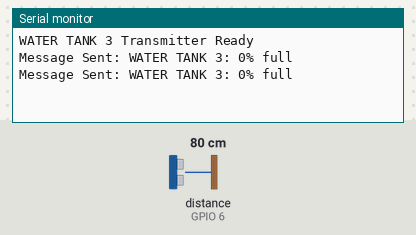
The sketch below on a simulated ESP32-S3. Shown: the last lines printed to the serial monitor. Wiring (inferred from the names in the program): ultrasonic range finder: trigger GPIO 5; echo GPIO 6. Inputs (shaded band) come from the test bench; at power-on: distance to the obstacle (sensor on GPIO 6) 80 cm. The echo pulse lasts 58.3 µs per cm.

Above: at 14.8 s.
14.9 s: distance to the obstacle (sensor on GPIO 6) set to 2 cm
At 25.1 s:
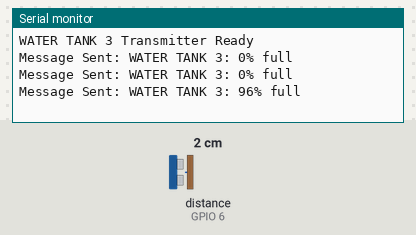
25.4 s: distance to the obstacle (sensor on GPIO 6) set to 4 cm
At 34.4 s:
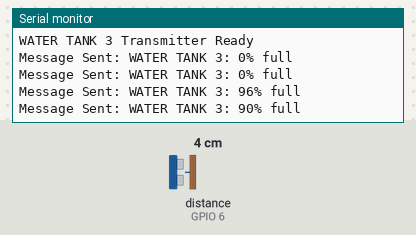
Timing chart, 0 to 35.9 s (numbered marks = the images above; inputs shaded):
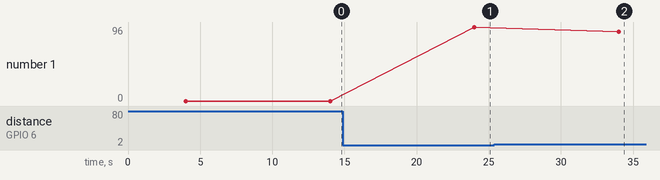

Measured:
- after the input at 14.9 s, the serial monitor: prints a new line after 9.1 s (image 1)
- after the input at 25.4 s, the serial monitor: prints a new line after 8.6 s (image 2)
- plotted number 1: 0 → 96 after the input at 14.9 s, 96 → 90 after the input at 25.4 s

The sketch:

slave3.ino
```cpp
#include <HardwareSerial.h>

#define TRIG_PIN 5  //pin connected to Trig_RX_SCL_I/O on the JSN-SR04T
#define ECHO_PIN 6  //pin connected to Echo_TX_SDA on the JSN-SR04T

//use UART1 on GPIO17 (TX1) and GPIO18 (RX1) for HC-12 communication
HardwareSerial hc12(1); // Define UART1

const int TANK_HEIGHT = 33; //height of the bottle in cm

void setup() {
  Serial.begin(115200);
  hc12.begin(9600, SERIAL_8N1, 18, 17); //initialize HC-12 at 2400 baud rate
  pinMode(TRIG_PIN, OUTPUT);
  pinMode(ECHO_PIN, INPUT);
  Serial.println("WATER TANK 3 Transmitter Ready");
}

void loop() {
  delay(4000); //wait 4 seconds to offset from Tank 1

  //measure distance
  digitalWrite(TRIG_PIN, LOW);
  delayMicroseconds(2);
  digitalWrite(TRIG_PIN, HIGH);
  delayMicroseconds(10);
  digitalWrite(TRIG_PIN, LOW);

  long duration = pulseIn(ECHO_PIN, HIGH);
  int distance = duration * 0.034 / 2; //convert to cm

  int fullness = 0;
  if (distance <= TANK_HEIGHT) {
    fullness = (1 - (distance / (float)TANK_HEIGHT)) * 100; //calculate percentage
  } else {
    fullness = 0;
  }

  if (fullness >= 0 && fullness <= 100) {
    String message = "WATER TANK 3: " + String(fullness) + "% full";
    hc12.println(message);
    Serial.println("Message Sent: " + message);
  } else {
    Serial.println("Out of range");
  }

  delay(6000); //repeat every 6 seconds (aligned with Tank 1)
}
```
